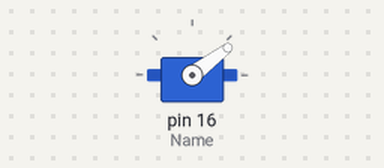
A sketch run on a simulated Arduino Uno, built with avr-gcc and run on an emulated ATmega328P. Shown: servo.

Above: at 0.05 s.
At 0.15 s:
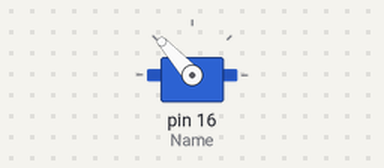
At 0.3 s:
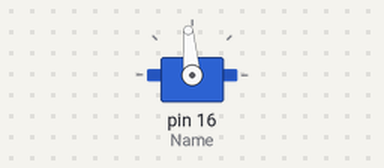
Timing chart, 0 to 3.0 s (numbered marks = the images above):
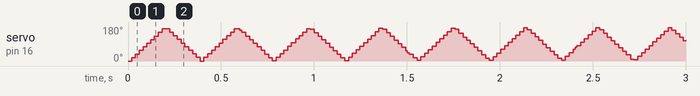

The sketch:

servo.ino
```cpp
#include <Servo.h>

Servo Name;
int pos = 0;

void setup() {


 Name.attach(16);

}

void loop(){

   for (pos = 0; pos < 180; pos += 1){
    Name.write(pos);
    delay(1);
  }
  for (pos = 180; pos>=1; pos -= 1){
    Name.write(pos);
    delay(1);
  }


}
```
